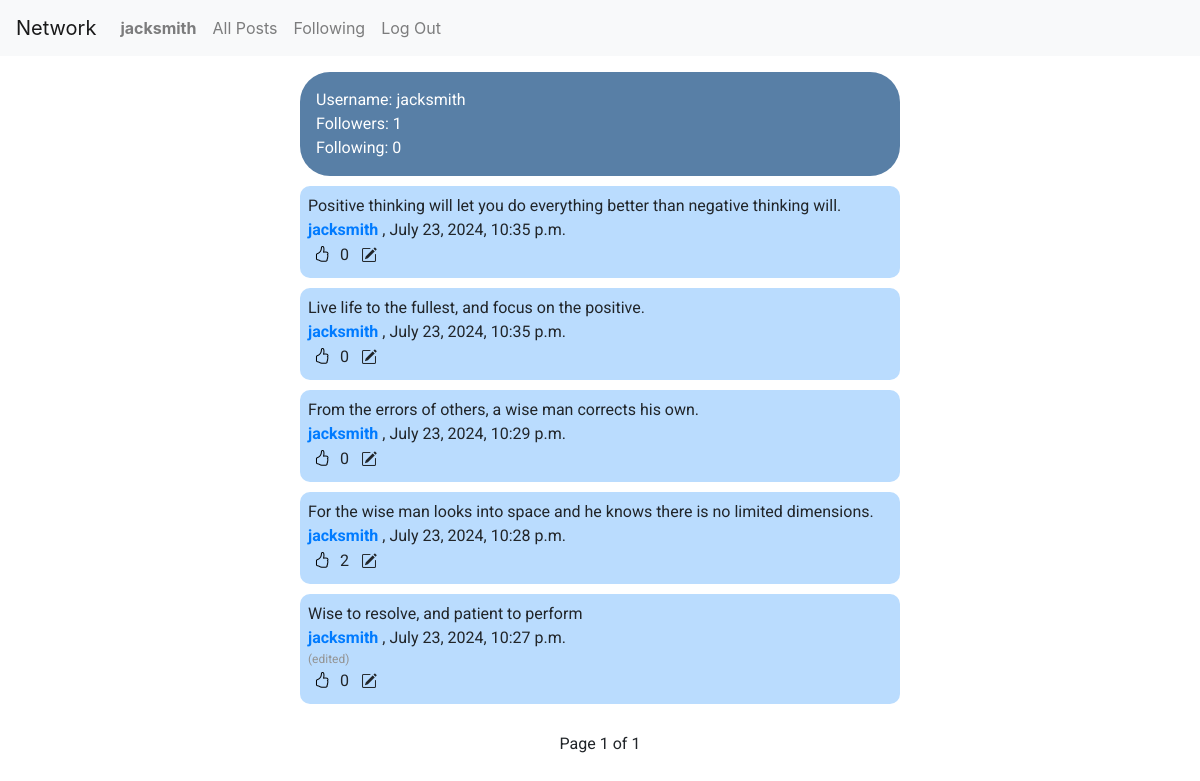
Page /profile/4 (signed in) on the committed database.
### network/models.py (models this page shows, shortened)
class User(AbstractUser):
    pass

class Post(models.Model):
    author = models.ForeignKey(User, on_delete=models.CASCADE, default=None, related_name="user")
    post = models.CharField(max_length=250, blank=False, null=False)
    date = models.DateTimeField(auto_now_add=True)
    is_edited = models.BooleanField(default=False)

### network/views.py (the view)
# urls.py: path("profile/<int:id>", views.profile_view, name="profile"),
def profile_view(request, id):
    user = User.objects.get(pk=id)
    user_posts = Post.objects.filter(author=user).order_by('-date')
    followers = Followers.objects.filter(followers=user)
    followings = Followers.objects.filter(followings=user)
    is_following = Followers.objects.filter(followers=user, followings=request.user).exists()
    user_liked_posts = []
    if request.user.is_authenticated:
        for like in Likes.objects.filter(user=request.user):
            user_liked_posts.append(like.post_id)
    paginator = Paginator(user_posts, 10)
    page_number = request.GET.get('page')
    page_obj = paginator.get_page(page_number)
    return render(request, 'network/profile.html', {
        "user": user,
        "page_obj": page_obj,
        "followers": followers,
        "followings": followings,
        "is_following": is_following,
        "posts": user_posts,
        "user_liked_posts": user_liked_posts
    })

### network/templates/network/profile.html (shortened to what this page needs)
{% extends "network/layout.html" %}
{% load static %}
{% block body %}
  <div class="profile-flex">
    <div class="profile-details">
      <p>Username: {{ user.username }}</p>
      <p>Followers: {{ followers.count }}</p>
      <p>Following: {{ followings.count }}</p>
    </div>
  </div>
  <div class="posts-flex">
    <div class="recent-posts">
      {% for post in page_obj %}
      <div class="single-post" id="post-{{ post.id }}">
        <p class="post-content" id="content-{{ post.id }}">{{ post.post }}</p>
        <p>
          <a href="{% url 'profile' post.author.id %}">
          <strong>{{ post.author.username }}</strong>
          </a>,
          {{ post.date|date:"F j, Y, g:i a" }}
        </p>
        {% if not post.is_edited %}
          <p class="edited" id="edited-{{ post.id }}" style="color: rgb(148, 148, 148); display: none;">
            (edited)
          </p>
        {% else %}
          <p class="edited" id="edited-{{ post.id }}" style="color: rgb(148, 148, 148); display: block;">
            (edited)
          </p>
        {% endif %}
        <div class="like-edit-flex">
          <div>
            <p><button class="like-btn" data-post-id="{{ post.id }}" data-user-id="{{ user.id }}">
              {% if post.id in user_liked_posts %}
                <i class="liked-{{ post.id }} bi bi-hand-thumbs-up-fill" style="display: block;"></i>
                <i class="unliked-{{ post.id }} bi bi-hand-thumbs-up" style="display: none;"></i>
              {% else %}
                <i class="unliked-{{ post.id }} bi bi-hand-thumbs-up" style="display: block;"></i>
              {% endif %}
              </button>
              <span id="like-count-{{ post.id }}">{{ post.post_likes.count }}</span>
            </p>
          </div>
          <div>
            {% if post.author == request.user %}
              <button class="edit-button btn btn-light" data-post-id="{{ post.id }}"><i class="bi bi-pencil-square"></i></button>
            {% endif %}
          </div>
        </div>
      </div>
      {% endfor %}
    </div>
  </div>
  <div class="pagination justify-content-center">
    <span class="page-item">
      <span class="current-page">
          Page {{ page_obj.number }} of {{ page_obj.paginator.num_pages }}
      </span>
    </span>
  </div>
{% endblock %}

### network/templates/network/layout.html (shortened to what this page needs)
{% load static %}
<!DOCTYPE html>
<html lang="en">
    <head>
        <link rel="stylesheet" href="https://stackpath.bootstrapcdn.com/bootstrap/4.4.1/css/bootstrap.min.css">
        <link href="{% static 'network/styles.css' %}" rel="stylesheet">
        <link rel="stylesheet" href="https://cdn.jsdelivr.net/npm/bootstrap-icons@1.5.0/font/bootstrap-icons.css">
    </head>
    <body>
        <nav class="navbar navbar-expand-lg navbar-light bg-light">
            <a class="navbar-brand" href="#">Network</a>
            <div>
              <ul class="navbar-nav mr-auto">
                {% if user.is_authenticated %}
                    <li class="nav-item">
                        <a class="nav-link" href="{% url 'profile' user.id %}"><strong>{{ user.username }}</strong></a>
                    </li>
                {% endif %}
                <li class="nav-item">
                  <a class="nav-link" href="{% url 'index' %}">All Posts</a>
                </li>
                {% if user.is_authenticated %}
                    <li class="nav-item">
                        <a class="nav-link" href="{% url 'following' %}">Following</a>
                    </li>
                    <li class="nav-item">
                        <a class="nav-link" href="{% url 'logout' %}">Log Out</a>
                    </li>
                {% endif %}
              </ul>
            </div>
          </nav>
        <div class="body">
            {% block body %}
            {% endblock %}
        </div>
    </body>
</html>

### network/static/network/styles.css (style rules this page uses)
.body { height: 100%; padding: 1rem; font-family: "Roboto", sans-serif; }
.posts-flex { display: flex; justify-content: center; }
.recent-posts { display: flex; flex-direction: column; justify-content: center; width: 50vw; margin-bottom: 20px; }
.single-post { background-color: rgb(186, 220, 254); padding: 0.5rem; margin-top: 10px; border-radius: 10px; display: flex; flex-direction: column; }
.single-post p { margin: 0; }
.page-item { display: flex; flex-direction: row; gap: 0.2rem; }
.current-page { padding: 8px 12px 8px 12px; }
.profile-flex { display: flex; justify-content: center; }
.profile-details { display: flex; flex-direction: column; width: 50vw; background-color: rgb(88, 127, 166); padding: 1rem; border-radius: 30px; color: white; }
.profile-details p { margin: 0; }
.like-btn { border: none; background-color: transparent; }
.edited { font-size: 12px; color: rgb(148, 148, 148); }
.like-edit-flex { display: flex; flex-direction: row; gap: 10px; }

### rows in the picture
User: username "jacksmith"
Post: post "Positive thinking will let you do everything better than negative thinking will.", author.username "jacksmith", date "July 23, 2024, 10:35 p.m.", post_likes.count "0"
Post: post "Live life to the fullest, and focus on the positive.", author.username "jacksmith", date "July 23, 2024, 10:35 p.m.", post_likes.count "0"
Post: post "From the errors of others, a wise man corrects his own.", author.username "jacksmith", date "July 23, 2024, 10:29 p.m.", post_likes.count "0"
Post: post "For the wise man looks into space and he knows there is no limited dimensions.", author.username "jacksmith", date "July 23, 2024, 10:28 p.m.", post_likes.count "2"
Post: post "Wise to resolve, and patient to perform", author.username "jacksmith", date "July 23, 2024, 10:27 p.m.", post_likes.count "0"

### other values in the picture
{{ followers.count }} "1"
{{ followings.count }} "0"
{{ page_obj.number }} "1"
{{ page_obj.paginator.num_pages }} "1"
